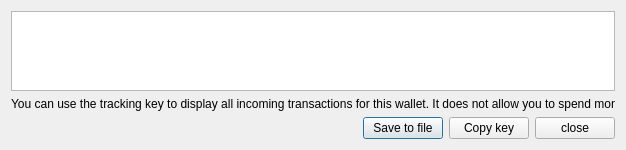
<?xml version="1.0" encoding="UTF-8"?>
<ui version="4.0">
 <class>ExportTrackingKeyDialog</class>
 <widget class="QDialog" name="ExportTrackingKeyDialog">
  <property name="geometry">
   <rect>
    <x>0</x>
    <y>0</y>
    <width>626</width>
    <height>150</height>
   </rect>
  </property>
  <property name="minimumSize">
   <size>
    <width>600</width>
    <height>150</height>
   </size>
  </property>
  <property name="maximumSize">
   <size>
    <width>16777215</width>
    <height>16777215</height>
   </size>
  </property>
  <property name="windowTitle">
   <string>トラッキングトラッキングキー</string>
  </property>
  <property name="windowIcon">
   <iconset resource="../../resources.qrc">
    <normaloff>:/images/cryptonote</normaloff>:/images/cryptonote</iconset>
  </property>
  <layout class="QVBoxLayout" name="verticalLayout">
   <item>
    <layout class="QHBoxLayout" name="horizontalLayout_3">
     <property name="topMargin">
      <number>0</number>
     </property>
     <item>
      <widget class="QTextEdit" name="m_trackingKeyEdit">
       <property name="readOnly">
        <bool>true</bool>
       </property>
       <property name="acceptRichText">
        <bool>false</bool>
       </property>
      </widget>
     </item>
    </layout>
   </item>
   <item>
    <widget class="QLabel" name="label">
     <property name="text">
      <string>You can use the tracking key to display all incoming transactions for this wallet. It does not allow you to spend money.</string>
     </property>
    </widget>
   </item>
   <item>
    <layout class="QHBoxLayout" name="horizontalLayout">
     <item>
      <spacer name="horizontalSpacer">
       <property name="orientation">
        <enum>Qt::Horizontal</enum>
       </property>
       <property name="sizeHint" stdset="0">
        <size>
         <width>40</width>
         <height>20</height>
        </size>
       </property>
      </spacer>
     </item>
     <item>
      <widget class="QPushButton" name="m_saveTrackingKeyButton">
       <property name="text">
        <string>Save to file</string>
       </property>
       <property name="icon">
        <iconset>
         <normaloff>:/icons/save</normaloff>:/icons/save</iconset>
       </property>
      </widget>
     </item>
     <item>
      <widget class="QPushButton" name="m_copyTrackingKeyButton">
       <property name="text">
        <string>Copy key</string>
       </property>
       <property name="icon">
        <iconset>
         <normaloff>:/icons/copy_white</normaloff>:/icons/copy_white</iconset>
       </property>
      </widget>
     </item>
     <item>
      <widget class="QPushButton" name="ClosePushButton">
       <property name="text">
        <string>close</string>
       </property>
      </widget>
     </item>
    </layout>
   </item>
  </layout>
 </widget>
 <resources>
  <include location="../../resources.qrc"/>
 </resources>
 <connections>
  <connection>
   <sender>ClosePushButton</sender>
   <signal>clicked()</signal>
   <receiver>ExportTrackingKeyDialog</receiver>
   <slot>accept()</slot>
   <hints>
    <hint type="sourcelabel">
     <x>622</x>
     <y>274</y>
    </hint>
    <hint type="destinationlabel">
     <x>333</x>
     <y>149</y>
    </hint>
   </hints>
  </connection>
  <connection>
   <sender>m_copyTrackingKeyButton</sender>
   <signal>clicked()</signal>
   <receiver>ExportTrackingKeyDialog</receiver>
   <slot>copyKey()</slot>
   <hints>
    <hint type="sourcelabel">
     <x>711</x>
     <y>68</y>
    </hint>
    <hint type="destinationlabel">
     <x>419</x>
     <y>44</y>
    </hint>
   </hints>
  </connection>
  <connection>
   <sender>m_saveTrackingKeyButton</sender>
   <signal>clicked()</signal>
   <receiver>ExportTrackingKeyDialog</receiver>
   <slot>saveKeyToFile()</slot>
   <hints>
    <hint type="sourcelabel">
     <x>412</x>
     <y>127</y>
    </hint>
    <hint type="destinationlabel">
     <x>312</x>
     <y>74</y>
    </hint>
   </hints>
  </connection>
 </connections>
</ui>
